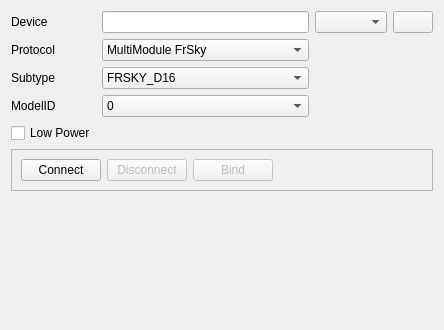
<?xml version="1.0" encoding="UTF-8"?>
<ui version="4.0">
 <class>RadioControlWidget</class>
 <widget class="QWidget" name="RadioControlWidget">
  <property name="geometry">
   <rect>
    <x>0</x>
    <y>0</y>
    <width>444</width>
    <height>330</height>
   </rect>
  </property>
  <property name="windowTitle">
   <string>Form</string>
  </property>
  <layout class="QGridLayout" name="gridLayout">
   <item row="0" column="3">
    <widget class="QPushButton" name="rereadButton">
     <property name="toolTip">
      <string>Refresh</string>
     </property>
     <property name="text">
      <string/>
     </property>
     <property name="icon">
      <iconset resource="../../../resources/main.qrc">
       <normaloff>:/new/prefix1/refresh.png</normaloff>:/new/prefix1/refresh.png</iconset>
     </property>
     <property name="iconSize">
      <size>
       <width>24</width>
       <height>24</height>
      </size>
     </property>
    </widget>
   </item>
   <item row="0" column="1">
    <widget class="QLineEdit" name="deviceLineEdit"/>
   </item>
   <item row="0" column="2">
    <widget class="QComboBox" name="comboBox"/>
   </item>
   <item row="0" column="0">
    <widget class="QLabel" name="label">
     <property name="text">
      <string>Device</string>
     </property>
    </widget>
   </item>
   <item row="9" column="1">
    <spacer name="verticalSpacer">
     <property name="orientation">
      <enum>Qt::Vertical</enum>
     </property>
     <property name="sizeHint" stdset="0">
      <size>
       <width>20</width>
       <height>40</height>
      </size>
     </property>
    </spacer>
   </item>
   <item row="1" column="0">
    <widget class="QLabel" name="label_2">
     <property name="text">
      <string>Protocol</string>
     </property>
    </widget>
   </item>
   <item row="6" column="0" colspan="4">
    <widget class="QFrame" name="frame">
     <property name="sizePolicy">
      <sizepolicy hsizetype="Preferred" vsizetype="Fixed">
       <horstretch>0</horstretch>
       <verstretch>0</verstretch>
      </sizepolicy>
     </property>
     <property name="minimumSize">
      <size>
       <width>20</width>
       <height>20</height>
      </size>
     </property>
     <property name="frameShape">
      <enum>QFrame::StyledPanel</enum>
     </property>
     <property name="frameShadow">
      <enum>QFrame::Raised</enum>
     </property>
     <layout class="QHBoxLayout" name="horizontalLayout">
      <item>
       <widget class="QPushButton" name="connectPushButton">
        <property name="text">
         <string>Connect</string>
        </property>
        <property name="icon">
         <iconset resource="../../../resources/main.qrc">
          <normaloff>:/new/prefix1/connect.png</normaloff>:/new/prefix1/connect.png</iconset>
        </property>
        <property name="iconSize">
         <size>
          <width>24</width>
          <height>24</height>
         </size>
        </property>
       </widget>
      </item>
      <item>
       <widget class="QPushButton" name="disconnectPushButton">
        <property name="enabled">
         <bool>false</bool>
        </property>
        <property name="text">
         <string>Disconnect</string>
        </property>
        <property name="icon">
         <iconset resource="../../../resources/main.qrc">
          <normaloff>:/new/prefix1/disconnect.png</normaloff>:/new/prefix1/disconnect.png</iconset>
        </property>
        <property name="iconSize">
         <size>
          <width>24</width>
          <height>24</height>
         </size>
        </property>
       </widget>
      </item>
      <item>
       <widget class="QPushButton" name="bindPushButton">
        <property name="enabled">
         <bool>false</bool>
        </property>
        <property name="text">
         <string>Bind</string>
        </property>
        <property name="icon">
         <iconset resource="../../../resources/main.qrc">
          <normaloff>:/new/prefix1/hand.png</normaloff>:/new/prefix1/hand.png</iconset>
        </property>
        <property name="iconSize">
         <size>
          <width>24</width>
          <height>24</height>
         </size>
        </property>
       </widget>
      </item>
      <item>
       <spacer name="horizontalSpacer">
        <property name="orientation">
         <enum>Qt::Horizontal</enum>
        </property>
        <property name="sizeHint" stdset="0">
         <size>
          <width>40</width>
          <height>20</height>
         </size>
        </property>
       </spacer>
      </item>
     </layout>
    </widget>
   </item>
   <item row="2" column="0">
    <widget class="QLabel" name="label_4">
     <property name="text">
      <string>Subtype</string>
     </property>
    </widget>
   </item>
   <item row="3" column="0">
    <widget class="QLabel" name="label_3">
     <property name="text">
      <string>ModelID</string>
     </property>
    </widget>
   </item>
   <item row="1" column="1">
    <widget class="QComboBox" name="comboBox_2">
     <item>
      <property name="text">
       <string>MultiModule FrSky</string>
      </property>
     </item>
    </widget>
   </item>
   <item row="4" column="0">
    <widget class="QCheckBox" name="lowPowerCheckBox">
     <property name="text">
      <string>Low Power</string>
     </property>
    </widget>
   </item>
   <item row="2" column="1">
    <widget class="QComboBox" name="protocolSubtypeComboBox">
     <property name="currentIndex">
      <number>0</number>
     </property>
     <item>
      <property name="text">
       <string>FRSKY_D16</string>
      </property>
     </item>
     <item>
      <property name="text">
       <string>FRSKY_D16_8CH</string>
      </property>
     </item>
    </widget>
   </item>
   <item row="3" column="1">
    <widget class="QComboBox" name="modelIDComboBox">
     <item>
      <property name="text">
       <string>0</string>
      </property>
     </item>
     <item>
      <property name="text">
       <string>1 - PIXHAWK</string>
      </property>
     </item>
     <item>
      <property name="text">
       <string>2</string>
      </property>
     </item>
     <item>
      <property name="text">
       <string>3</string>
      </property>
     </item>
     <item>
      <property name="text">
       <string>4</string>
      </property>
     </item>
     <item>
      <property name="text">
       <string>5</string>
      </property>
     </item>
     <item>
      <property name="text">
       <string>6</string>
      </property>
     </item>
     <item>
      <property name="text">
       <string>7</string>
      </property>
     </item>
     <item>
      <property name="text">
       <string>8</string>
      </property>
     </item>
     <item>
      <property name="text">
       <string>9 - BABYHAWK</string>
      </property>
     </item>
     <item>
      <property name="text">
       <string>10</string>
      </property>
     </item>
     <item>
      <property name="text">
       <string>11</string>
      </property>
     </item>
     <item>
      <property name="text">
       <string>12</string>
      </property>
     </item>
     <item>
      <property name="text">
       <string>13</string>
      </property>
     </item>
     <item>
      <property name="text">
       <string>14</string>
      </property>
     </item>
     <item>
      <property name="text">
       <string>15</string>
      </property>
     </item>
    </widget>
   </item>
  </layout>
 </widget>
 <resources>
  <include location="../../../resources/main.qrc"/>
 </resources>
 <connections>
  <connection>
   <sender>rereadButton</sender>
   <signal>released()</signal>
   <receiver>RadioControlWidget</receiver>
   <slot>rereadDevices()</slot>
   <hints>
    <hint type="sourcelabel">
     <x>423</x>
     <y>29</y>
    </hint>
    <hint type="destinationlabel">
     <x>380</x>
     <y>54</y>
    </hint>
   </hints>
  </connection>
  <connection>
   <sender>comboBox</sender>
   <signal>currentIndexChanged(QString)</signal>
   <receiver>deviceLineEdit</receiver>
   <slot>setText(QString)</slot>
   <hints>
    <hint type="sourcelabel">
     <x>324</x>
     <y>30</y>
    </hint>
    <hint type="destinationlabel">
     <x>233</x>
     <y>23</y>
    </hint>
   </hints>
  </connection>
  <connection>
   <sender>connectPushButton</sender>
   <signal>released()</signal>
   <receiver>RadioControlWidget</receiver>
   <slot>connect()</slot>
   <hints>
    <hint type="sourcelabel">
     <x>72</x>
     <y>237</y>
    </hint>
    <hint type="destinationlabel">
     <x>70</x>
     <y>174</y>
    </hint>
   </hints>
  </connection>
  <connection>
   <sender>disconnectPushButton</sender>
   <signal>released()</signal>
   <receiver>RadioControlWidget</receiver>
   <slot>disconnect()</slot>
   <hints>
    <hint type="sourcelabel">
     <x>201</x>
     <y>233</y>
    </hint>
    <hint type="destinationlabel">
     <x>228</x>
     <y>269</y>
    </hint>
   </hints>
  </connection>
 </connections>
 <slots>
  <slot>rereadDevices()</slot>
  <slot>connect()</slot>
  <slot>disconnect()</slot>
 </slots>
</ui>
